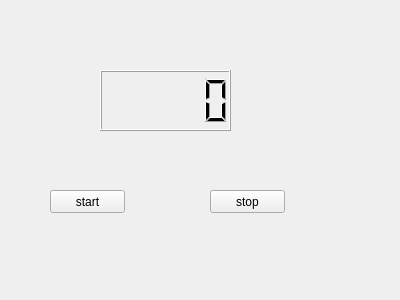
<?xml version="1.0" encoding="UTF-8"?>
<ui version="4.0">
 <class>Widget</class>
 <widget class="QWidget" name="Widget">
  <property name="geometry">
   <rect>
    <x>0</x>
    <y>0</y>
    <width>400</width>
    <height>300</height>
   </rect>
  </property>
  <property name="windowTitle">
   <string>Widget</string>
  </property>
  <widget class="QLCDNumber" name="lcdNumber">
   <property name="geometry">
    <rect>
     <x>100</x>
     <y>70</y>
     <width>131</width>
     <height>61</height>
    </rect>
   </property>
  </widget>
  <widget class="QPushButton" name="buttonStart">
   <property name="geometry">
    <rect>
     <x>50</x>
     <y>190</y>
     <width>75</width>
     <height>23</height>
    </rect>
   </property>
   <property name="text">
    <string>start</string>
   </property>
  </widget>
  <widget class="QPushButton" name="buttonStop">
   <property name="geometry">
    <rect>
     <x>210</x>
     <y>190</y>
     <width>75</width>
     <height>23</height>
    </rect>
   </property>
   <property name="text">
    <string>stop</string>
   </property>
  </widget>
 </widget>
 <layoutdefault spacing="6" margin="11"/>
 <resources/>
 <connections/>
</ui>
